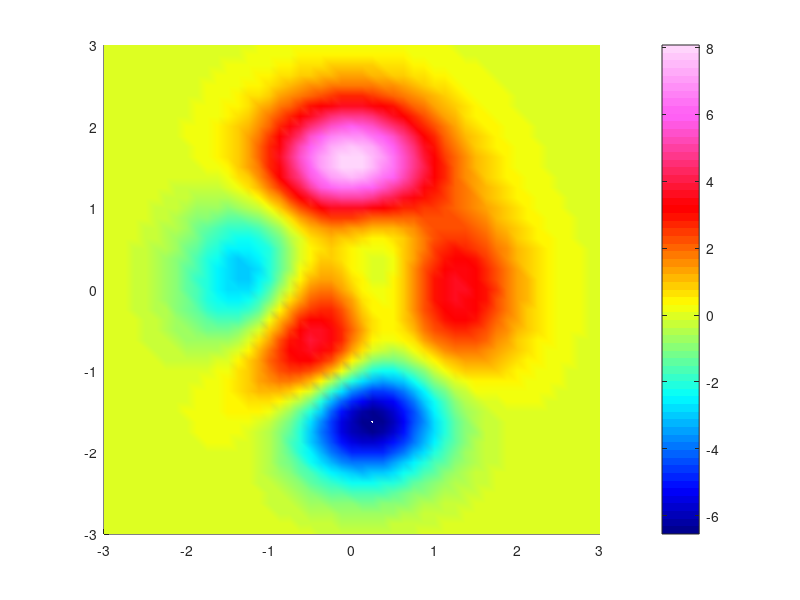

Source code (MATLAB):
close all
j = jet;

%j(1:56,:) ;

figure

p = [1.0 96/255 244/255] ;

%rgb(255, 96, 244)

plot(0,0,'ro','MarkerFaceColor',p,'MarkerEdgeColor',p,...
    'MarkerSize',60);

j(57:72,1) = 1 ;
j(57:72,2) = linspace(0,p(2),16) ;
j(57:72,3) = linspace(0,p(3),16) ;

j(73:88,1) = 1 ;
j(73:88,2) = linspace(p(2),1,16) ;
j(73:88,3) = linspace(p(3),1,16) ;

j = j(1:84,:) ;

peaks; shading interp; view(0,90) ;

% remap to 64 levels
j2=[ interp1(linspace(1,64,84),j(:,1),1:64)', ...
     interp1(linspace(1,64,84),j(:,2),1:64)', ...
     interp1(linspace(1,64,84),j(:,3),1:64)'] ;
colormap(j2); colorbar;




